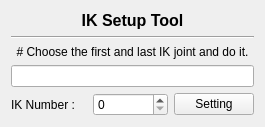
<?xml version="1.0" encoding="UTF-8"?>
<ui version="4.0">
 <class>Form</class>
 <widget class="QWidget" name="Form">
  <property name="geometry">
   <rect>
    <x>0</x>
    <y>0</y>
    <width>265</width>
    <height>118</height>
   </rect>
  </property>
  <property name="windowTitle">
   <string>Form</string>
  </property>
  <layout class="QVBoxLayout" name="verticalLayout">
   <item>
    <widget class="QLabel" name="label_3">
     <property name="font">
      <font>
       <pointsize>12</pointsize>
       <weight>75</weight>
       <bold>true</bold>
      </font>
     </property>
     <property name="lineWidth">
      <number>1</number>
     </property>
     <property name="text">
      <string>IK Setup Tool</string>
     </property>
     <property name="alignment">
      <set>Qt::AlignCenter</set>
     </property>
    </widget>
   </item>
   <item>
    <widget class="Line" name="line">
     <property name="orientation">
      <enum>Qt::Horizontal</enum>
     </property>
    </widget>
   </item>
   <item>
    <widget class="QLabel" name="label">
     <property name="text">
      <string># Choose the first and last IK joint and do it.</string>
     </property>
     <property name="alignment">
      <set>Qt::AlignCenter</set>
     </property>
    </widget>
   </item>
   <item>
    <widget class="QLineEdit" name="baseNameLE"/>
   </item>
   <item>
    <layout class="QHBoxLayout" name="horizontalLayout">
     <item>
      <widget class="QLabel" name="label_2">
       <property name="text">
        <string>IK Number :</string>
       </property>
      </widget>
     </item>
     <item>
      <widget class="QSpinBox" name="NumSP"/>
     </item>
     <item>
      <widget class="QPushButton" name="SetupPB">
       <property name="text">
        <string>Setting</string>
       </property>
      </widget>
     </item>
    </layout>
   </item>
  </layout>
 </widget>
 <resources/>
 <connections/>
</ui>
